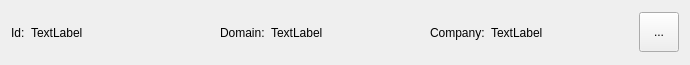
<?xml version="1.0" encoding="UTF-8"?>
<ui version="4.0">
 <class>domainLabel</class>
 <widget class="QWidget" name="domainLabel">
  <property name="geometry">
   <rect>
    <x>0</x>
    <y>0</y>
    <width>690</width>
    <height>65</height>
   </rect>
  </property>
  <property name="windowTitle">
   <string>Form</string>
  </property>
  <layout class="QHBoxLayout" name="horizontalLayout_2">
   <item>
    <layout class="QHBoxLayout" name="horizontalLayout">
     <item>
      <layout class="QFormLayout" name="formLayout_2">
       <property name="formAlignment">
        <set>Qt::AlignmentFlag::AlignLeading|Qt::AlignmentFlag::AlignLeft|Qt::AlignmentFlag::AlignVCenter</set>
       </property>
       <item row="0" column="0">
        <widget class="QLabel" name="label_3">
         <property name="text">
          <string>Id:</string>
         </property>
        </widget>
       </item>
       <item row="0" column="1">
        <widget class="QLabel" name="id">
         <property name="text">
          <string>TextLabel</string>
         </property>
        </widget>
       </item>
      </layout>
     </item>
     <item>
      <layout class="QFormLayout" name="formLayout">
       <property name="formAlignment">
        <set>Qt::AlignmentFlag::AlignLeading|Qt::AlignmentFlag::AlignLeft|Qt::AlignmentFlag::AlignVCenter</set>
       </property>
       <item row="0" column="0">
        <widget class="QLabel" name="label_5">
         <property name="text">
          <string>Domain:</string>
         </property>
        </widget>
       </item>
       <item row="0" column="1">
        <widget class="QLabel" name="domain">
         <property name="text">
          <string>TextLabel</string>
         </property>
        </widget>
       </item>
      </layout>
     </item>
     <item>
      <layout class="QFormLayout" name="formLayout_3">
       <property name="formAlignment">
        <set>Qt::AlignmentFlag::AlignLeading|Qt::AlignmentFlag::AlignLeft|Qt::AlignmentFlag::AlignVCenter</set>
       </property>
       <item row="0" column="0">
        <widget class="QLabel" name="label_6">
         <property name="text">
          <string>Company:</string>
         </property>
        </widget>
       </item>
       <item row="0" column="1">
        <widget class="QLabel" name="company">
         <property name="text">
          <string>TextLabel</string>
         </property>
        </widget>
       </item>
      </layout>
     </item>
     <item>
      <widget class="QToolButton" name="manageButton">
       <property name="minimumSize">
        <size>
         <width>40</width>
         <height>40</height>
        </size>
       </property>
       <property name="text">
        <string>...</string>
       </property>
       <property name="icon">
        <iconset theme="document-properties"/>
       </property>
       <property name="iconSize">
        <size>
         <width>24</width>
         <height>24</height>
        </size>
       </property>
      </widget>
     </item>
    </layout>
   </item>
  </layout>
 </widget>
 <resources/>
 <connections/>
</ui>
